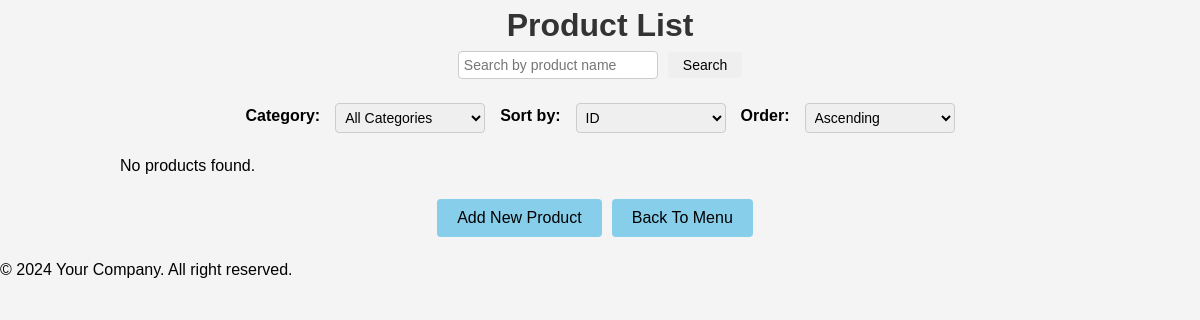
The page /admin/productList.php on the database as committed earlier.
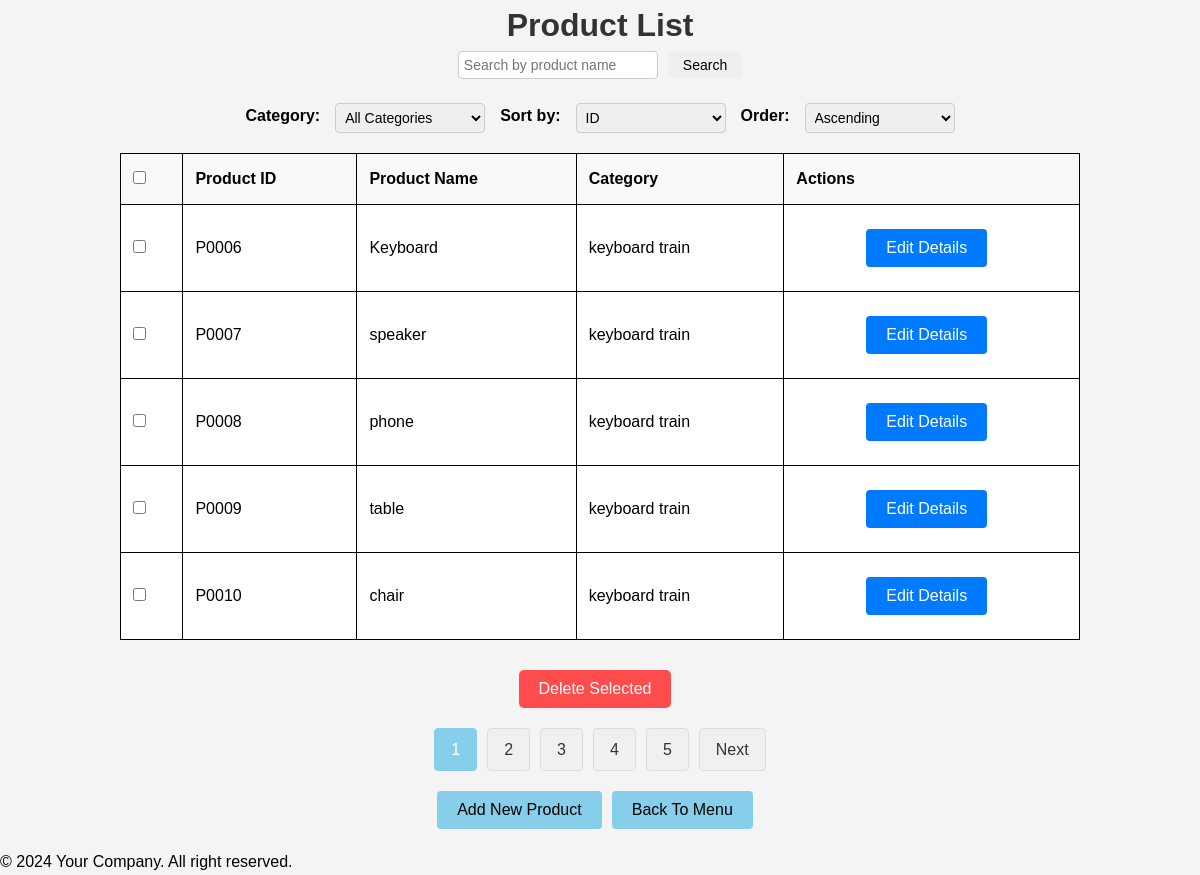
The same page on the database as committed later.
### tables this page shows
CREATE TABLE `product` (
  `product_id` varchar(10) NOT NULL,
  `name` varchar(100) NOT NULL,
  `price` decimal(10,2) NOT NULL,
  `category_id` varchar(10) NOT NULL,
  `quantity` int(10) NOT NULL,
  `product_photo` varchar(100) NOT NULL,
  `description` varchar(1000) NOT NULL,
  `weight` decimal(10,2) NOT NULL,
  PRIMARY KEY (`product_id`),
  KEY `category_id` (`category_id`)
);

CREATE TABLE `category` (
  `category_id` varchar(10) NOT NULL,
  `category_name` varchar(100) NOT NULL,
  `product_id` varchar(10) NOT NULL,
  PRIMARY KEY (`category_id`),
  KEY `product_id` (`product_id`)
);

### admin/productList.php (the view, shortened to what this page needs)
<?php
include '../_base.php';
$search_query = isset($_GET['search']) ? trim($_GET['search']) : '';
$page = isset($_GET['page']) ? (int)$_GET['page'] : 1;
$records_per_page = 5;
$offset = ($page - 1) * $records_per_page;
$sort_by = isset($_GET['sort_by']) ? $_GET['sort_by'] : 'product_id';
$sort_order = isset($_GET['sort_order']) ? $_GET['sort_order'] : 'ASC';
$category_filter = isset($_GET['category']) ? $_GET['category'] : '';
$sql = 'SELECT p.*, c.category_name FROM product p
LEFT JOIN category c ON p.category_id = c.category_id WHERE 1';
$params = [];
$count_sql = 'SELECT COUNT(*) FROM product p WHERE 1';
$count_stm = $_db->prepare($count_sql);
$count_stm->execute($params);
$total_records = $count_stm->fetchColumn();
$total_pages = ceil($total_records / $records_per_page);
$sql .= ' ORDER BY ' . $sort_by . ' ' . $sort_order;
$sql .= ' LIMIT ' . $records_per_page . ' OFFSET ' . $offset;
$stm = $_db->prepare($sql);
$stm->execute($params);
$product = $stm->fetchAll(PDO::FETCH_OBJ);
include '../_head.php';
?>
<link rel="stylesheet" href="../css/product.css">
<div class="container">
    <h1>Product List</h1>
    <form action="productList.php" method="get" class="search-form">
        <input type="text" name="search" placeholder="Search by product name" value="<?= htmlspecialchars($search_query) ?>">
        <button type="submit" class="form-button">Search</button>
    </form>
    <div class="filter-sorting">
        <form action="productList.php" method="get" class="filter-form">
            <label for="category">Category:</label>
            <select name="category" id="category" onchange="this.form.submit()">
                <option value="">All Categories</option>
            </select>
            <label for="sort_by">Sort by:</label>
            <select name="sort_by" id="sort_by" onchange="this.form.submit()">
                <option value="product_id" <?= $sort_by == 'product_id' ? 'selected' : '' ?>>ID</option>
            </select>
            <label for="sort_order">Order:</label>
            <select name="sort_order" id="sort_order" onchange="this.form.submit()">
                <option value="ASC" <?= $sort_order == 'ASC' ? 'selected' : '' ?>>Ascending</option>
            </select>
        </form>
    </div>
    <div class="table-wrapper">
        <form method="post" action="deleteProducts.php">
            <?php if ($product): ?>
                <table>
                    <thead>
                        <tr>
                            <th><input type="checkbox" id="select-all"></th>
                            <th>Product ID</th>
                            <th>Product Name</th>
                            <th>Category</th>
                            <th>Actions</th>
                        </tr>
                    </thead>
                    <tbody>
                        <?php foreach ($product as $p): ?>
                            <tr>
                                <td><input type="checkbox" name="product_ids[]" value="<?= $p->product_id ?>" class="product-checkbox"></td>
                                <td><?= htmlspecialchars($p->product_id) ?></td>
                                <td><?= htmlspecialchars($p->name) ?></td>
                                <td><?= htmlspecialchars($p->category_name) ?></td>
                                <td class="actions">
                                    <a href="productEdit.php?product_id=<?= $p->product_id ?>" class="edit-container">
                                        <button type="button">Edit Details</button>
                                    </a>
                                </td>
                            </tr>
                        <?php endforeach; ?>
                    </tbody>
                </table>
                <div class="action-buttons">
                    <button type="submit" id="delete-selected" onclick="return confirm('Are you sure you want to delete the selected products?');">Delete Selected</button>
                </div>
                <div class="pagination-container">
                    <?php for ($i = 1; $i <= $total_pages; $i++): ?>
                        <?php if ($i == $page): ?>
                            <span class="current-page"><?= $i ?></span>
                        <?php else: ?>
                            <a href="?search=<?= urlencode($search_query) ?>&page=<?= $i ?>&sort_by=<?= urlencode($sort_by) ?>&sort_order=<?= urlencode($sort_order) ?>&category=<?= urlencode($category_filter) ?>" class="pagination-button"><?= $i ?></a>
                        <?php endif; ?>
                    <?php endfor; ?>
                    <?php if ($page < $total_pages): ?>
                        <a href="?search=<?= urlencode($search_query) ?>&page=<?= $page + 1 ?>&sort_by=<?= urlencode($sort_by) ?>&sort_order=<?= urlencode($sort_order) ?>&category=<?= urlencode($category_filter) ?>" class="pagination-button">Next</a>
                    <?php endif; ?>
                </div>
            <?php else: ?>
                <p class="no-results">No products found.</p>
            <?php endif; ?>
        </form>
        <div class="action-buttons">
            <a href="newProduct.php"><button type="button" id="add-new">Add New Product</button></a>
            <a href="admin.php"><button type="button" id="back-to-menu">Back To Menu</button></a>
        </div>
    </div>
</div>
<?php
include '../_foot.php';

### _head.php (shortened to what this page needs)
<!DOCTYPE html>
<html lang="en">
<head>
    <link rel="stylesheet" href="/css/image.css">
</head>
<body>
    <main>

### _foot.php
</main>
<footer>
    &copy; 2024 Your Company. All right reserved.
</footer>
</body>
</html>

### css/product.css (style rules this page uses)
* { margin: 0; padding: 0; text-decoration: none; list-style-type: none; box-sizing: border-box; user-select: none; }
body { font-family: Arial, sans-serif; line-height: 1.6; margin: 0; padding: 0; background-color: #f4f4f4; }
h1 { text-align: center; color: #333; }
.table-wrapper { max-width: 1000px; margin: 20px auto; padding: 0 20px; }
table { width: 100%; border-collapse: collapse; border: 1px solid black; }
table th, table td { padding: 12px; border: 1px solid black; text-align: left; }
table th { background: #f9f9f9; font-weight: bold; }
table td { background-color: #fff; }
input[type="text"], input[type="number"], textarea, select { width: 100%; padding: 8px; margin-top: 4px; border: 1px solid #ccc; border-radius: 4px; box-sizing: border-box; }
button { padding: 10px 20px; border: none; border-radius: 4px; cursor: pointer; font-size: 16px; margin-right: 10px; }
.action-buttons { display: flex; justify-content: center; margin-top: 20px; }
button#delete-selected { background-color: #ff4d4d; color: #fff; border: none; border-radius: 5px; padding: 10px 20px; cursor: pointer; font-size: 16px; align-self: flex-end; margin-top: 10px; transition: background-color 0.3s ease; }
button#add-new, button#back-to-menu { background-color: #87CEEB; color: #fff; border: none; border-radius: 4px; padding: 10px 20px; cursor: pointer; font-size: 16px; color: black; margin-right: 10px; transition: background-color 0.3s ease; }
.filter-form { display: flex; gap: 15px; justify-content: center; align-items: center; margin-bottom: 20px; }
.filter-form label { font-weight: bold; margin: 0; }
.filter-form select { padding: 5px; font-size: 14px; width: 150px; }
.edit-container { display: flex; justify-content: center; align-items: center; border-radius: 8px; padding: 8px; margin: 4px; }
.edit-container button { background-color: #007bff; color: #fff; border: none; border-radius: 4px; padding: 10px 20px; cursor: pointer; font-size: 16px; }
.pagination-container { display: flex; justify-content: center; align-items: center; margin: 20px 0; }
.pagination-button { background-color: #f0f0f0; color: #333; border: 1px solid #ddd; border-radius: 4px; padding: 8px 16px; text-decoration: none; margin: 0 5px; font-size: 16px; }
.current-page { background-color: #87CEEB; color: #fff; border: 1px solid #87CEEB; padding: 8px 16px; margin: 0 5px; font-size: 16px; border-radius: 4px; transition: background-color 0.3s ease; }
.search-form { display: flex; justify-content: center; align-items: center; gap: 10px; margin-bottom: 20px; }
.search-form input[type="text"] { width: 200px; padding: 5px; font-size: 14px; margin: 0; }
.search-form button { padding: 5px 15px; font-size: 14px; cursor: pointer; margin: 0; }

Rows that differ between the two databases and show on the page:
added product: product_id "P0006", name "Keyboard", category.category_name "keyboard train"
added product: product_id "P0007", name "speaker", category.category_name "keyboard train"
added product: product_id "P0008", name "phone", category.category_name "keyboard train"
added product: product_id "P0009", name "table", category.category_name "keyboard train"
added product: product_id "P0010", name "chair", category.category_name "keyboard train"
Other text that changed with them:
form field value: (not shown) → "☐"
text no longer shown: "No products found."
text now shown: "Product ID Product Name Category Actions Delete Selected Next"
new list line: "1"
new list line: "2"
new list line: "3"
new list line: "4"
new list line: "5"
